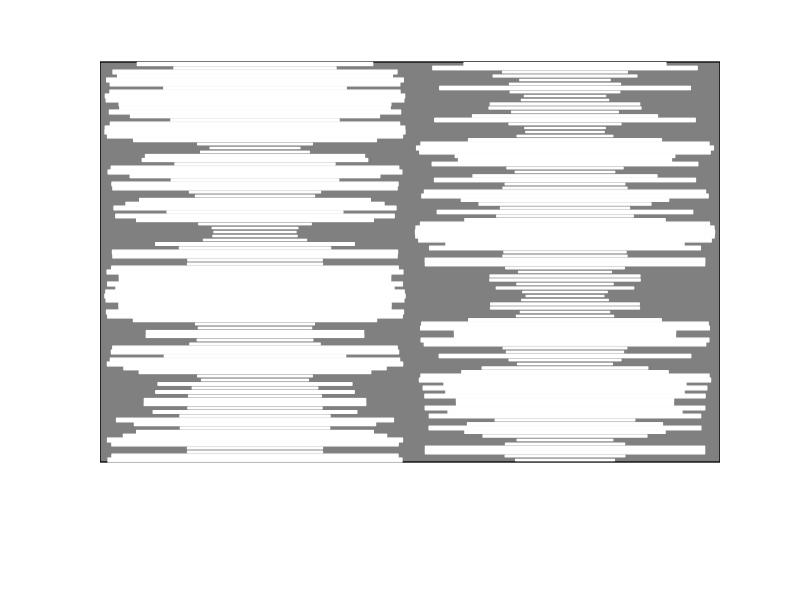

Write Python code to recreate this figure.
import numpy
numpy.random.seed(1)
from bayespy.nodes import CategoricalMarkovChain
a0 = [0.6, 0.4] # p(rainy)=0.6, p(sunny)=0.4
A = [[0.7, 0.3], # p(rainy->rainy)=0.7, p(rainy->sunny)=0.3
     [0.4, 0.6]] # p(sunny->rainy)=0.4, p(sunny->sunny)=0.6
N = 100
Z = CategoricalMarkovChain(a0, A, states=N)
from bayespy.nodes import Categorical, Mixture
P = [[0.1, 0.4, 0.5],
     [0.6, 0.3, 0.1]]
Y = Mixture(Z, Categorical, P)
weather = Z.random()
activity = Mixture(weather, Categorical, P).random()
Y.observe(activity)
from bayespy.inference import VB
Q = VB(Y, Z)
Q.update()
import bayespy.plot as bpplt
bpplt.hinton(Z, square=False)
bpplt.pyplot.show()
